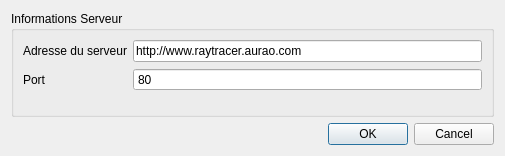
<?xml version="1.0" encoding="UTF-8"?>
<ui version="4.0">
 <class>LaunchServerDialog</class>
 <widget class="QDialog" name="LaunchServerDialog">
  <property name="geometry">
   <rect>
    <x>0</x>
    <y>0</y>
    <width>505</width>
    <height>156</height>
   </rect>
  </property>
  <property name="windowTitle">
   <string>Selectionnez un cluster</string>
  </property>
  <layout class="QVBoxLayout" name="verticalLayout">
   <item>
    <widget class="QGroupBox" name="groupBox">
     <property name="title">
      <string>Informations Serveur</string>
     </property>
     <layout class="QFormLayout" name="formLayout">
      <item row="0" column="1">
       <widget class="QLineEdit" name="_adress">
        <property name="text">
         <string>http://www.raytracer.aurao.com</string>
        </property>
       </widget>
      </item>
      <item row="0" column="0">
       <widget class="QLabel" name="label">
        <property name="text">
         <string>Adresse du serveur</string>
        </property>
       </widget>
      </item>
      <item row="1" column="0">
       <widget class="QLabel" name="label_2">
        <property name="text">
         <string>Port</string>
        </property>
       </widget>
      </item>
      <item row="1" column="1">
       <widget class="QSpinBox" name="_port">
        <property name="buttonSymbols">
         <enum>QAbstractSpinBox::NoButtons</enum>
        </property>
        <property name="maximum">
         <number>100000</number>
        </property>
        <property name="value">
         <number>80</number>
        </property>
       </widget>
      </item>
     </layout>
    </widget>
   </item>
   <item>
    <widget class="QDialogButtonBox" name="buttonBox">
     <property name="orientation">
      <enum>Qt::Horizontal</enum>
     </property>
     <property name="standardButtons">
      <set>QDialogButtonBox::Cancel|QDialogButtonBox::Ok</set>
     </property>
    </widget>
   </item>
  </layout>
 </widget>
 <resources/>
 <connections>
  <connection>
   <sender>buttonBox</sender>
   <signal>accepted()</signal>
   <receiver>LaunchServerDialog</receiver>
   <slot>accept()</slot>
   <hints>
    <hint type="sourcelabel">
     <x>248</x>
     <y>254</y>
    </hint>
    <hint type="destinationlabel">
     <x>157</x>
     <y>274</y>
    </hint>
   </hints>
  </connection>
  <connection>
   <sender>buttonBox</sender>
   <signal>rejected()</signal>
   <receiver>LaunchServerDialog</receiver>
   <slot>reject()</slot>
   <hints>
    <hint type="sourcelabel">
     <x>316</x>
     <y>260</y>
    </hint>
    <hint type="destinationlabel">
     <x>286</x>
     <y>274</y>
    </hint>
   </hints>
  </connection>
 </connections>
</ui>
